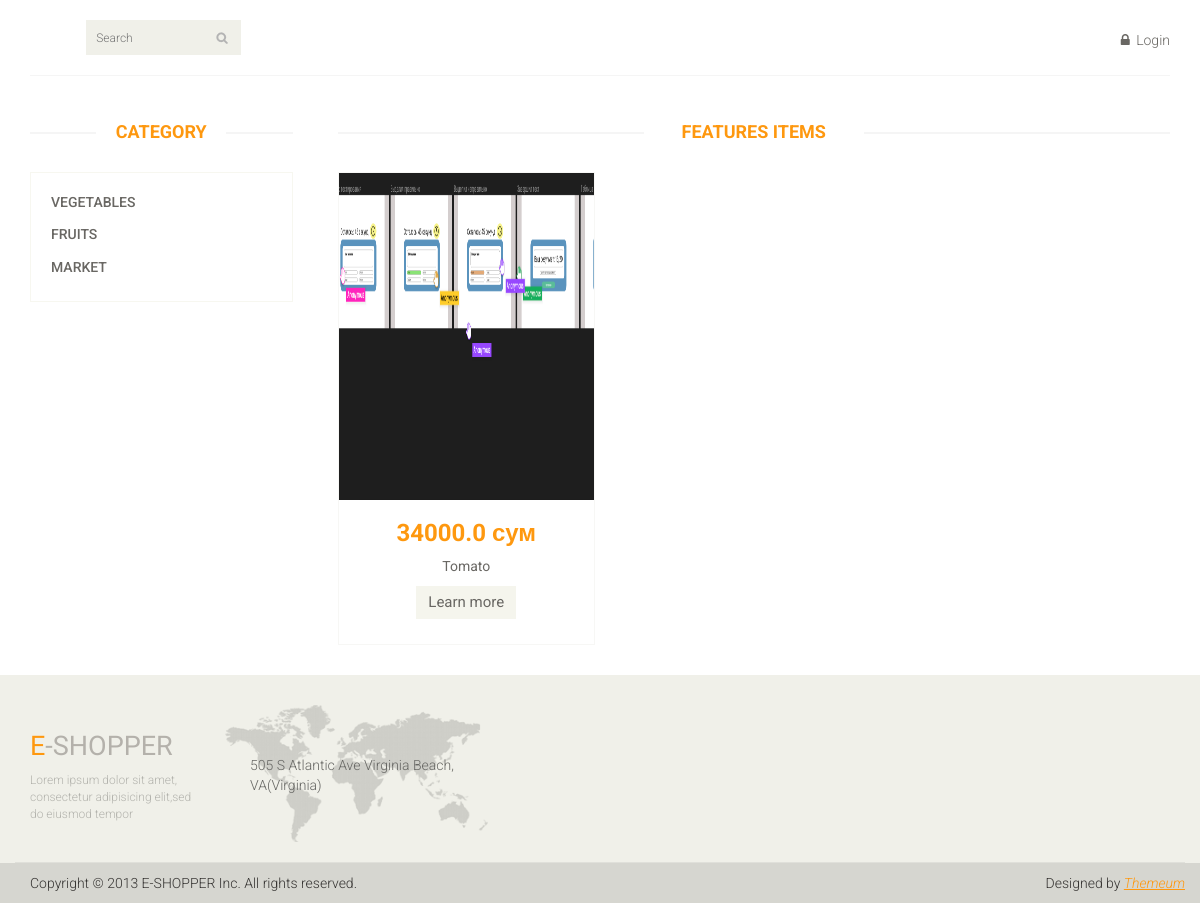
The page / on the database its author committed.
### catalog/models.py (models this page shows, shortened)
class Category(models.Model):
    objects = models.Model
    name = models.CharField(max_length=60)
    added_date = models.DateTimeField(auto_now_add=True)

class Product(models.Model):
    objects = models.Model
    name = models.CharField(max_length=60)
    description = models.CharField(max_length=150)
    product_amount = models.IntegerField()
    price = models.FloatField()
    product_image = models.ImageField(null=True, blank=True, upload_to='media')
    reviews = models.FloatField()
    category_name = models.ForeignKey(Category, on_delete=models.CASCADE)
    added_date = models.DateTimeField(auto_now_add=True)

### catalog/views.py (the view)
# urls.py: path('', views.main_page),
def main_page(request):
    all_categories = models.Category.objects.all()
    all_products = models.Product.objects.all()
    search_value_from_front = request.GET.get('pr')
    if search_value_from_front:
        all_products = models.Product.objects.filter(name__contains=search_value_from_front)
    context = {'all_categories': all_categories, 'all_products': all_products}
    return render(request, 'index.html', context)

### catalog/templates/index.html (shortened to what this page needs)
{% load static %}
<!DOCTYPE html>
<html lang="en">
<head>
    <link href="{% static 'css/bootstrap.min.css' %}" rel="stylesheet">
    <link href="{% static 'css/font-awesome.min.css' %}" rel="stylesheet">
    <link href="{% static 'css/prettyPhoto.css' %}" rel="stylesheet">
    <link href="{% static 'css/price-range.css' %}" rel="stylesheet">
    <link href="{% static 'css/animate.css' %}" rel="stylesheet">
	<link href="{% static 'css/main.css' %}" rel="stylesheet">
	<link href="{% static 'css/responsive.css' %}" rel="stylesheet">
</head>
<body>
	<header id="header">
		<div class="header-middle">
			<div class="container">
				<div class="row">
					<div class="col-sm-4">
						<div class="btn-group pull-right">
							<div class="col-sm-3">
								<div class="search_box pull-right">
									<form method="GET">
										  <input type="text" placeholder="Search" name="pr" />
									</form>
								</div>
							</div>
						</div>
					</div>
					<div class="col-sm-8">
						<div class="shop-menu pull-right">
							<ul class="nav navbar-nav">
								{% if user.is_authenticated %}
									<li><a href="/">Home</a></li>
									<li><a href="/cart"><i class="fa fa-shopping-cart"></i> Cart</a></li>
									<li><a href="/accounts/logout/"><i class="fa fa-lock"></i> Logout</a></li>
								{% else %}
									<li><a href="/accounts/login/"><i class="fa fa-lock"></i> Login</a></li>
								{% endif %}
							</ul>
						</div>
					</div>
				</div>
			</div>
		</div>
	</header>
	{% block content %}
	<section id="slider">
		<div class="container">
			<div class="row">
				<div class="col-sm-12">
				</div>
			</div>
		</div>
	</section>
	<section>
		<div class="container">
			<div class="row">
				<div class="col-sm-3">
					<div class="left-sidebar">
						<h2>Category</h2>
						<div class="panel-group category-products" id="accordian">
							{% for category in all_categories %}
							<div class="panel panel-default">
								<div class="panel-heading">
									<h4 class="panel-title"><a href="/category/{{ category.id }}">{{ category.name }}</a></h4>
								</div>
							</div>
							{% endfor %}
						</div>
					</div>
				</div>
				<div class="col-sm-9 padding-right">
					<div class="features_items">
						<h2 class="title text-center">Features Items</h2>
						{% for i in all_products %}
							<div class="col-sm-4">
								<div class="product-image-wrapper">
									<div class="single-products">
										<div class="productinfo text-center">
											<a href="/product/{{ i.name }}/{{ i.id }}"><img src="/{{ i.product_image }}"></a>
											<h2>{{ i.price }} сум</h2>
											<p>{{ i.name }}</p>
											<a href="/product/{{ i.name }}/{{ i.id }}" class="btn btn-default add-to-cart">Learn more</a>
										</div>
									</div>
								</div>
							</div>
						{% endfor %}
					</div>
				</div>
			</div>
		</div>
	</section>
{% endblock content %}
	<footer id="footer">
		<div class="footer-top">
			<div class="container">
				<div class="row">
					<div class="col-sm-2">
						<div class="companyinfo">
							<h2><span>e</span>-shopper</h2>
							<p>Lorem ipsum dolor sit amet, consectetur adipisicing elit,sed do eiusmod tempor</p>
						</div>
					</div>
					<div class="col-sm-3">
						<div class="address">
							<img src="images/home/map.png" alt="" />
							<p>505 S Atlantic Ave Virginia Beach, VA(Virginia)</p>
						</div>
					</div>
				</div>
			</div>
		</div>
		<div class="footer-bottom">
			<div class="container">
				<div class="row">
					<p class="pull-left">Copyright © 2013 E-SHOPPER Inc. All rights reserved.</p>
					<p class="pull-right">Designed by <span><a target="_blank" href="http://www.themeum.com">Themeum</a></span></p>
				</div>
			</div>
		</div>
	</footer>
</body>
</html>

### catalog/static/css/main.css (style rules this page uses)
body { font-family: 'Roboto', sans-serif; background:; position: relative; font-weight:400px; }
ul li { list-style: none; }
a { -webkit-transition: 300ms; -moz-transition: 300ms; -o-transition: 300ms; transition: 300ms; }
h1, h2, h3, h4, h5, h6 { font-family: 'Roboto', sans-serif; }
.header-middle .container .row { border-bottom: 1px solid #f5f5f5; margin-left: 0; margin-right: 0; padding-bottom: 20px; padding-top: 20px; }
.header-middle .container .row .col-sm-4 { padding-left: 0; }
.header-middle .container .row .col-sm-8 { padding-right:0; }
.shop-menu ul li { display:inline-block; padding-left: 15px; padding-right: 15px; }
.shop-menu ul li:last-child { padding-right: 0; }
.shop-menu ul li a { background: #FFFFFF; color: #696763; font-family: 'Roboto', sans-serif; font-size: 14px; font-weight: 300; padding:0; padding-right: 0; margin-top: 10px; }
.shop-menu ul li a i { margin-right:3px; }
.search_box input { background: #F0F0E9; border: medium none; color: #B2B2B2; font-family: 'roboto'; font-size: 12px; font-weight: 300; height: 35px; outline: medium none; padding-left: 10px; width: 155px; background-image: url(../images/home/searchicon.png); background-repeat: no-repeat; background-position: 130px; }
#footer { background: #F0F0E9; }
.footer-top .container { border-bottom: 1px solid #E0E0DA; padding-bottom: 20px; }
.companyinfo { margin-top: 57px; }
.companyinfo h2 { color: #B4B1AB; font-family: abel; font-size: 27px; text-transform: uppercase; }
.companyinfo h2 span { color:#FE980F; }
.companyinfo p { color: #B3B3AD; font-family: 'Roboto', sans-serif; font-size: 12px; font-weight: 300; }
.footer-top .col-sm-3 { overflow: hidden; }
.address { margin-top: 30px; position: relative; overflow: hidden; }
.address img { width:100%; }
.address p { color: #666663; font-family: 'Roboto', sans-serif; font-size: 14px; font-weight: 300; left: 25px; position: absolute; top: 50px; }
.footer-bottom { background: #D6D6D0; padding-top: 10px; }
.footer-bottom p { color: #363432; font-family: 'Roboto', sans-serif; font-weight: 300; margin-left: 15px; }
.footer-bottom p span a { color: #FE980F; font-style: italic; text-decoration: underline; }
#slider { padding-bottom: 45px; }
.category-products { border: 1px solid #F7F7F0; margin-bottom: 35px; padding-bottom: 20px; padding-top: 15px; }
.left-sidebar h2, .brands_products h2 { color: #FE980F; font-family: 'Roboto', sans-serif; font-size: 18px; font-weight: 700; margin: 0 auto 30px; text-align: center; text-transform: uppercase; position: relative; z-index:3; }
.left-sidebar h2:after, h2.title:after { content: " "; position: absolute; border: 1px solid #f5f5f5; bottom:8px; left: 0; width: 100%; height: 0; z-index: -2; }
.left-sidebar h2:before { content: " "; position: absolute; background: #fff; bottom: -6px; width: 130px; height: 30px; z-index: -1; left: 50%; margin-left: -65px; }
h2.title:before { content: " "; position: absolute; background: #fff; bottom: -6px; width: 220px; height: 30px; z-index: -1; left: 50%; margin-left: -110px; }
.category-products .panel { background-color: #FFFFFF; border: 0px; border-radius: 0px; box-shadow:none; margin-bottom: 0px; }
.category-products .panel-default .panel-heading { background-color: #FFFFFF; border: 0 none; color: #FFFFFF; padding: 5px 20px; }
.category-products .panel-default .panel-heading .panel-title a { color: #696763; font-family: 'Roboto', sans-serif; font-size: 14px; text-decoration: none; text-transform: uppercase; }
.padding-right { padding-right: 0; }
.features_items { overflow:hidden; }
h2.title { color: #FE980F; font-family: 'Roboto', sans-serif; font-size: 18px; font-weight: 700; margin: 0 15px; text-transform: uppercase; margin-bottom: 30px; position: relative; }
.product-image-wrapper { border:1px solid #F7F7F5; overflow: hidden; margin-bottom:30px; }
.single-products { position: relative; }
.productinfo h2 { color: #FE980F; font-family: 'Roboto', sans-serif; font-size: 24px; font-weight: 700; }
.productinfo p { font-family: 'Roboto', sans-serif; font-size: 14px; font-weight: 400; color: #696763; }
.productinfo img { width: 255.48px; height: 326.81px; }
.productinfo { position:relative; }
.add-to-cart { background:#F5F5ED; border: 0 none; border-radius: 0; color: #696763; font-family: 'Roboto', sans-serif; font-size: 15px; margin-bottom: 25px; }

### rows shown on the page
Category: name "VEGETABLES"
Category: name "FRUITS"
Category: name "MARKET"
Product: product_image (picture), price "34000.0", name "Tomato"
